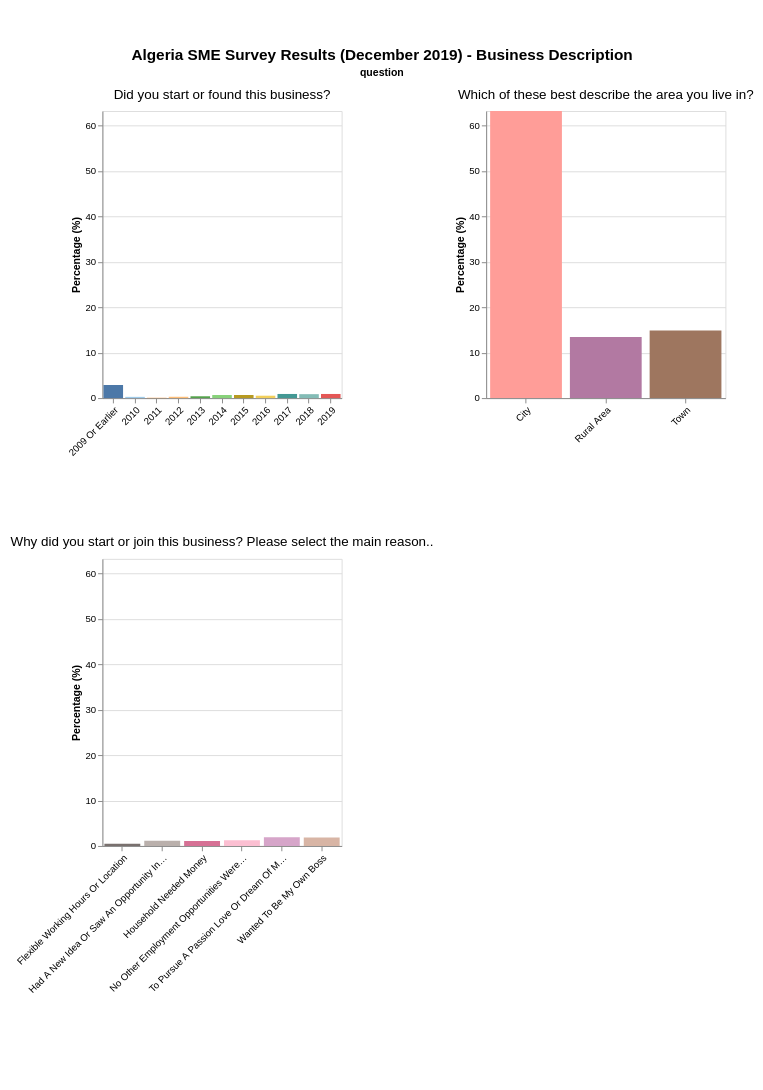

Here is the notebook cell this chart was saved with:
### Markdown cell above
## Business Description

### Code cell
chart = create_category_chart('Business Description', combined_df)
display(chart)

### Figure 1 — Vega-Lite specification as saved in the notebook (floating-point values rounded to 4 significant figures)
{"config": {"view": {"continuousWidth": 300, "continuousHeight": 300}, "padding": {"left": 10, "right": 10, "top": 50, "bottom": 100}}, "data": {"name": "data-15b356f6ace15d0a18564bedd5293f17"}, "facet": {"field": "question", "header": {"labelFontSize": 14, "labelLimit": 500, "titleOrient": "top"}, "type": "nominal"}, "spec": {"mark": {"type": "bar"}, "encoding": {"color": {"field": "response", "legend": null, "scale": {"scheme": "tableau20"}, "type": "nominal"}, "tooltip": [{"field": "question", "title": "Question", "type": "nominal"}, {"field": "response", "title": "Response", "type": "nominal"}, {"field": "value", "format": ".1f", "title": "Percentage", "type": "quantitative"}], "x": {"axis": {"labelAlign": "right", "labelAngle": -45, "labelLimit": 200}, "field": "response", "title": null, "type": "nominal"}, "y": {"field": "value", "scale": {"domain": [0, 63.22]}, "title": "Percentage (%)", "type": "quantitative"}}, "height": 300, "width": 250}, "columns": 2, "resolve": {"scale": {"x": "independent", "y": "independent"}}, "spacing": {"row": 80, "column": 20}, "title": {"text": "Algeria SME Survey Results (December 2019) - Business Description", "fontSize": 16, "fontWeight": "bold", "anchor": "middle"}, "$schema": "https://vega.github.io/schema/vega-lite/v6.1.0.json", "datasets": {"data-15b356f6ace15d0a18564bedd5293f17": [{"category": "Business Description", "question": "Why did you start or join this business? Please select the main\nreason..", "response": "To Pursue A Passion Love Or Dream Of Mine", "value": 1.932}, {"category": "Business Description", "question": "Why did you start or join this business? Please select the main\nreason..", "response": "Had A New Idea Or Saw An Opportunity In The Market", "value": 1.168}, {"category": "Business Description", "question": "Why did you start or join this business? Please select the main\nreason..", "response": "Flexible Working Hours Or Location", "value": 0.4884}, {"category": "Business Description", "question": "Why did you start or join this business? Please select the main\nreason..", "response": "Household Needed Money", "value": 1.126}, {"category": "Business Description", "question": "Why did you start or join this business? Please select the main\nreason..", "response": "Wanted To Be My Own Boss", "value": 1.848}, {"category": "Business Description", "question": "Why did you start or join this business? Please select the main\nreason..", "response": "No Other Employment Opportunities Were Available", "value": 1.253}, {"category": "Business Description", "question": "Did you start or found this business?", "response": "2009 Or Earlier", "value": 2.888}, {"category": "Business Description", "question": "Did you start or found this business?", "response": "2018", "value": 0.8707}, {"category": "Business Description", "question": "Did you start or found this business?", "response": "2017", "value": 0.9131}, {"category": "Business Description", "question": "Did you start or found this business?", "response": "2019", "value": 0.9131}, {"category": "Business Description", "question": "Did you start or found this business?", "response": "2016", "value": 0.5309}, {"category": "Business Description", "question": "Did you start or found this business?", "response": "2012", "value": 0.2973}, {"category": "Business Description", "question": "Did you start or found this business?", "response": "2010", "value": 0.2761}, {"category": "Business Description", "question": "Did you start or found this business?", "response": "2015", "value": 0.6795}, {"category": "Business Description", "question": "Did you start or found this business?", "response": "2013", "value": 0.4035}, {"category": "Business Description", "question": "Did you start or found this business?", "response": "2014", "value": 0.6795}, {"category": "Business Description", "question": "Did you start or found this business?", "response": "2011", "value": 0.06371}, {"category": "Business Description", "question": "Which of these best describe the area you live in?", "response": "Town", "value": 14.91}, {"category": "Business Description", "question": "Which of these best describe the area you live in?", "response": "City", "value": 63.22}, {"category": "Business Description", "question": "Which of these best describe the area you live in?", "response": "Rural Area", "value": 13.44}]}}
